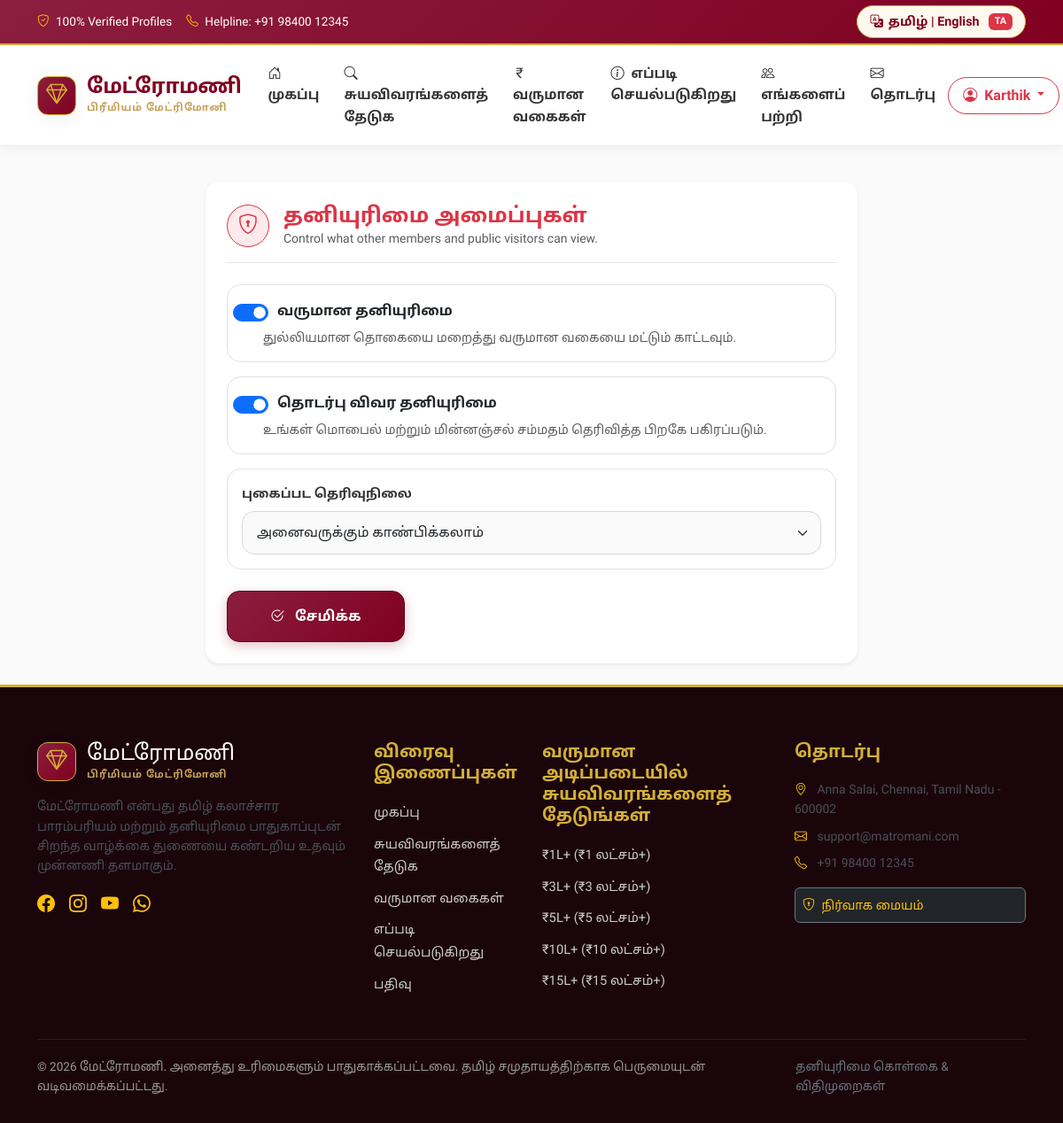
Page /dashboard/privacy (signed in) on the committed database.
### models.py (models this page shows, shortened)
class Profile(db.Model):
    __tablename__ = 'profiles'
    id = db.Column(db.Integer, primary_key=True)
    user_id = db.Column(db.Integer, db.ForeignKey('users.id', ondelete='CASCADE'), nullable=False, unique=True)
    profile_id = db.Column(db.String(30), unique=True, nullable=False, index=True)  # e.g., MAT-10001
    profile_type = db.Column(db.String(20), nullable=False)  # bride, groom
    profile_created_for = db.Column(db.String(50), nullable=False)  # Self, Son, Daughter, etc.
    first_name = db.Column(db.String(80), nullable=False)
    last_name = db.Column(db.String(80), nullable=False)
    gender = db.Column(db.String(10), nullable=False)  # Female, Male
    status = db.Column(db.String(20), default='pending')  # pending, approved, rejected, hidden
    about_me = db.Column(db.Text, nullable=True)
    created_at = db.Column(db.DateTime, default=datetime.utcnow)
    updated_at = db.Column(db.DateTime, default=datetime.utcnow, onupdate=datetime.utcnow)
    personal_details = db.relationship('PersonalDetail', backref='profile', uselist=False, cascade='all, delete-orphan')
    birth_details = db.relationship('BirthDetail', backref='profile', uselist=False, cascade='all, delete-orphan')
    address = db.relationship('Address', backref='profile', uselist=False, cascade='all, delete-orphan')
    education_details = db.relationship('EducationDetail', backref='profile', uselist=False, cascade='all, delete-orphan')
    career_details = db.relationship('CareerDetail', backref='profile', uselist=False, cascade='all, delete-orphan')
    income_details = db.relationship('IncomeDetail', backref='profile', uselist=False, cascade='all, delete-orphan')
    family_details = db.relationship('FamilyDetail', backref='profile', uselist=False, cascade='all, delete-orphan')
    horoscope_details = db.relationship('HoroscopeDetail', backref='profile', uselist=False, cascade='all, delete-orphan')
    lifestyle_details = db.relationship('LifestyleDetail', backref='profile', uselist=False, cascade='all, delete-orphan')
    partner_preferences = db.relationship('PartnerPreference', backref='profile', uselist=False, cascade='all, delete-orphan')
    privacy_settings = db.relationship('PrivacySetting', backref='profile', uselist=False, cascade='all, delete-orphan')
    photos = db.relationship('ProfilePhoto', backref='profile', lazy='dynamic', cascade='all, delete-orphan')
    jathagam_files = db.relationship('JathagamFile', backref='profile', lazy='dynamic', cascade='all, delete-orphan')
    views_received = db.relationship('ProfileView', foreign_keys='ProfileView.viewed_profile_id', backref='viewed_profile', lazy='dynamic')

class PrivacySetting(db.Model):
    __tablename__ = 'privacy_settings'
    id = db.Column(db.Integer, primary_key=True)
    profile_id = db.Column(db.Integer, db.ForeignKey('profiles.id', ondelete='CASCADE'), nullable=False, unique=True)
    hide_exact_income = db.Column(db.Boolean, default=True)
    hide_mobile = db.Column(db.Boolean, default=True)  # hidden from non-connected
    hide_email = db.Column(db.Boolean, default=True)
    hide_full_address = db.Column(db.Boolean, default=True)
    photo_visibility = db.Column(db.String(30), default='all')  # all, members_only, on_request
    horoscope_visibility = db.Column(db.String(30), default='all')

### routes/dashboard_routes.py (the view, shortened to what this page needs)
@dashboard_bp.route('/dashboard/privacy', methods=['GET', 'POST'])
def privacy():
    redir = login_required_check()
    if redir:
        return redir
    lang = session.get('lang', 'ta')
    user_id = session['user_id']
    user = User.query.get_or_404(user_id)
    profile = user.profile
    if not profile.privacy_settings:
        profile.privacy_settings = PrivacySetting(profile_id=profile.id)
        db.session.commit()
    privacy_obj = profile.privacy_settings
    return render_template(
        'privacy_settings.html',
        privacy=privacy_obj
    )

### templates/privacy_settings.html (shortened to what this page needs)
{% extends "base.html" %}
{% block content %}
<div class="container py-4">
    <div class="row justify-content-center">
        <div class="col-lg-8">
            <div class="card border-0 shadow-sm rounded-4 p-4 bg-white">
                <div class="d-flex align-items-center gap-3 mb-4 border-bottom pb-3">
                    <div class="income-cat-icon m-0 bg-danger bg-opacity-10 text-danger border-danger">
                        <i class="bi bi-shield-lock"></i>
                    </div>
                    <div>
                        <h1 class="h4 fw-bold text-danger m-0">{{ t('dash_privacy_settings') }}</h1>
                        <p class="text-muted small m-0">Control what other members and public visitors can view.</p>
                    </div>
                </div>
                <form method="POST" action="{{ url_for('dashboard.privacy') }}">
                    <div class="card p-3 border rounded-4 mb-3">
                        <div class="form-check form-switch">
                            <input class="form-check-input fs-5" type="checkbox" name="hide_exact_income" id="hide-exact-income" {% if privacy.hide_exact_income %}checked{% endif %}>
                            <label class="form-check-label fw-bold" for="hide-exact-income">
                                {{ t('privacy_income_title') }}
                            </label>
                        </div>
                        <p class="text-muted small mt-1 mb-0 ps-4">
                            {{ t('privacy_income_desc') }}
                        </p>
                    </div>
                    <div class="card p-3 border rounded-4 mb-3">
                        <div class="form-check form-switch">
                            <input class="form-check-input fs-5" type="checkbox" name="hide_mobile" id="hide-mobile" {% if privacy.hide_mobile %}checked{% endif %}>
                            <label class="form-check-label fw-bold" for="hide-mobile">
                                {{ t('privacy_contact_title') }}
                            </label>
                        </div>
                        <p class="text-muted small mt-1 mb-0 ps-4">
                            {{ t('privacy_contact_desc') }}
                        </p>
                    </div>
                    <div class="card p-3 border rounded-4 mb-4">
                        <label class="form-label fw-bold mb-2">{{ t('privacy_photo_title') }}</label>
                        <select name="photo_visibility" class="form-select">
                            <option value="all" {% if privacy.photo_visibility == 'all' %}selected{% endif %}>{{ t('privacy_photo_all') }}</option>
                        </select>
                    </div>
                    <button type="submit" class="btn btn-premium-primary px-5 py-3">
                        <i class="bi bi-check2-circle me-1"></i> {{ t('btn_save') }}
                    </button>
                </form>
            </div>
        </div>
    </div>
</div>
{% endblock %}

### templates/base.html (shortened to what this page needs)
<!DOCTYPE html>
<html lang="{{ current_lang }}">
<head>
    <link href="https://cdn.jsdelivr.net/npm/bootstrap@5.3.2/dist/css/bootstrap.min.css" rel="stylesheet">
    <link rel="stylesheet" href="https://cdn.jsdelivr.net/npm/bootstrap-icons@1.11.2/font/bootstrap-icons.min.css">
    <link rel="stylesheet" href="{{ url_for('static', filename='css/style.css') }}">
</head>
<body>
    <div class="top-announcement-bar">
        <div class="container d-flex justify-content-between align-items-center">
            <div class="d-flex align-items-center gap-3">
                <span><i class="bi bi-shield-check text-warning me-1"></i> 100% Verified Profiles</span>
                <span class="d-none d-md-inline"><i class="bi bi-telephone text-warning me-1"></i> Helpline: +91 98400 12345</span>
            </div>
            <div class="d-flex align-items-center gap-2">
                <a href="{{ url_for('set_language', lang_code='ta' if current_lang == 'en' else 'en') }}"
                   class="lang-switcher-btn"
                   title="Change Language / மொழியை மாற்ற">
                    <i class="bi bi-translate"></i>
                    <span class="d-none d-md-inline">{{ t('language_display_desktop') }}</span>
                    <span class="badge bg-danger ms-1 text-uppercase">{{ current_lang }}</span>
                </a>
            </div>
        </div>
    </div>
    <nav class="navbar navbar-expand-lg main-navbar">
        <div class="container">
            <a class="navbar-brand brand-logo-container" href="{{ url_for('index') }}">
                <div class="brand-icon">
                    <i class="bi bi-gem"></i>
                </div>
                <div class="brand-text">
                    <h1>{{ t('nav_brand') }}</h1>
                    <span>{{ t('nav_tagline') }}</span>
                </div>
            </a>
            <div class="collapse navbar-collapse" id="navbarMainContent">
                <ul class="navbar-nav mx-auto mb-2 mb-lg-0">
                    <li class="nav-item">
                        <a class="nav-link {% if request.endpoint == 'index' %}active{% endif %}" href="{{ url_for('index') }}">
                            <i class="bi bi-house-door me-1"></i> {{ t('nav_home') }}
                        </a>
                    </li>
                    <li class="nav-item">
                        <a class="nav-link {% if request.endpoint == 'search.search' %}active{% endif %}" href="{{ url_for('search.search') }}">
                            <i class="bi bi-search me-1"></i> {{ t('nav_search') }}
                        </a>
                    </li>
                    <li class="nav-item">
                        <a class="nav-link {% if request.endpoint == 'search.income_categories_page' %}active{% endif %}" href="{{ url_for('search.income_categories_page') }}">
                            <i class="bi bi-currency-rupee me-1"></i> {{ t('nav_income_categories') }}
                        </a>
                    </li>
                    <li class="nav-item">
                        <a class="nav-link {% if request.endpoint == 'how_it_works' %}active{% endif %}" href="{{ url_for('how_it_works') }}">
                            <i class="bi bi-info-circle me-1"></i> {{ t('nav_how_it_works') }}
                        </a>
                    </li>
                    <li class="nav-item">
                        <a class="nav-link {% if request.endpoint == 'about' %}active{% endif %}" href="{{ url_for('about') }}">
                            <i class="bi bi-people me-1"></i> {{ t('nav_about') }}
                        </a>
                    </li>
                    <li class="nav-item">
                        <a class="nav-link {% if request.endpoint == 'contact' %}active{% endif %}" href="{{ url_for('contact') }}">
                            <i class="bi bi-envelope me-1"></i> {{ t('nav_contact') }}
                        </a>
                    </li>
                </ul>
                <div class="d-flex align-items-center gap-2">
                    {% if session.get('user_id') %}
                        <div class="dropdown">
                            <button class="btn btn-outline-danger dropdown-toggle rounded-pill px-3 py-2 fw-bold" type="button" data-bs-toggle="dropdown" aria-expanded="false">
                                <i class="bi bi-person-circle me-1"></i> {{ session.get('user_name', 'Member') }}
                            </button>
                        </div>
                    {% endif %}
                </div>
            </div>
        </div>
    </nav>
    <main>
        {% block content %}{% endblock %}
    </main>
    <footer class="main-footer">
        <div class="container">
            <div class="row g-4">
                <div class="col-lg-4 col-md-6">
                    <div class="brand-logo-container mb-3">
                        <div class="brand-icon">
                            <i class="bi bi-gem"></i>
                        </div>
                        <div class="brand-text">
                            <h2 class="h4 text-white m-0">{{ t('nav_brand') }}</h2>
                            <span>{{ t('nav_tagline') }}</span>
                        </div>
                    </div>
                    <p class="text-light-emphasis small">{{ t('footer_about_text') }}</p>
                    <div class="d-flex gap-3 fs-5 mt-3">
                        <a href="#" class="text-warning"><i class="bi bi-facebook"></i></a>
                        <a href="#" class="text-warning"><i class="bi bi-instagram"></i></a>
                        <a href="#" class="text-warning"><i class="bi bi-youtube"></i></a>
                        <a href="#" class="text-warning"><i class="bi bi-whatsapp"></i></a>
                    </div>
                </div>
                <div class="col-lg-2 col-md-6 col-6">
                    <h5>{{ t('footer_quick_links') }}</h5>
                    <ul class="footer-links">
                        <li><a href="{{ url_for('index') }}">{{ t('nav_home') }}</a></li>
                        <li><a href="{{ url_for('search.search') }}">{{ t('nav_search') }}</a></li>
                        <li><a href="{{ url_for('search.income_categories_page') }}">{{ t('nav_income_categories') }}</a></li>
                        <li><a href="{{ url_for('how_it_works') }}">{{ t('nav_how_it_works') }}</a></li>
                        <li><a href="{{ url_for('register.wizard') }}">{{ t('nav_register') }}</a></li>
                    </ul>
                </div>
                <div class="col-lg-3 col-md-6 col-6">
                    <h5>{{ t('income_category_title') }}</h5>
                    <ul class="footer-links">
                        {% for cat in income_categories_global[:5] %}
                            <li><a href="{{ url_for('search.search', income_category=cat.name) }}">{{ cat.name }} ({{ cat.name_tamil }})</a></li>
                        {% endfor %}
                    </ul>
                </div>
                <div class="col-lg-3 col-md-6">
                    <h5>{{ t('nav_contact') }}</h5>
                    <p class="small text-light-emphasis mb-2"><i class="bi bi-geo-alt text-warning me-2"></i> Anna Salai, Chennai, Tamil Nadu - 600002</p>
                    <p class="small text-light-emphasis mb-2"><i class="bi bi-envelope text-warning me-2"></i> support@matromani.com</p>
                    <p class="small text-light-emphasis mb-3"><i class="bi bi-telephone text-warning me-2"></i> +91 98400 12345</p>
                    <div class="p-2 rounded bg-dark border border-secondary small">
                        <a href="{{ url_for('admin.login') }}" class="text-warning"><i class="bi bi-shield-lock me-1"></i> {{ t('nav_admin') }}</a>
                    </div>
                </div>
            </div>
            <div class="footer-bottom d-flex flex-column flex-md-row justify-content-between align-items-center gap-2">
                <div>&copy; 2026 {{ t('nav_brand') }}. {{ t('footer_copyright') }}</div>
                <div><a href="#" class="text-secondary">{{ t('footer_legal') }}</a></div>
            </div>
        </div>
    </footer>
</body>
</html>

### rows in the picture
Profile: get "Karthik"
PrivacySetting: hide_exact_income "☑", hide_mobile "☑", photo_visibility "அனைவருக்கும் காண்பிக்கலாம்"

### other values in the picture
{{ t('language_display_desktop') }} "தமிழ் | English"
{{ current_lang }} "TA"
{{ t('nav_brand') }} "மேட்ரோமணி"
{{ t('nav_tagline') }} "பிரீமியம் மேட்ரிமோனி"
{{ t('nav_home') }} "முகப்பு"
{{ t('nav_search') }} "சுயவிவரங்களைத் தேடுக"
{{ t('nav_income_categories') }} "வருமான வகைகள்"
{{ t('nav_how_it_works') }} "எப்படி செயல்படுகிறது"
{{ t('nav_about') }} "எங்களைப் பற்றி"
{{ t('nav_contact') }} "தொடர்பு"
{{ t('dash_privacy_settings') }} "தனியுரிமை அமைப்புகள்"
{{ t('privacy_income_title') }} "வருமான தனியுரிமை"
{{ t('privacy_income_desc') }} "துல்லியமான தொகையை மறைத்து வருமான வகையை மட்டும் காட்டவும்."
{{ t('privacy_contact_title') }} "தொடர்பு விவர தனியுரிமை"
{{ t('privacy_contact_desc') }} "உங்கள் மொபைல் மற்றும் மின்னஞ்சல் சம்மதம் தெரிவித்த பிறகே பகிரப்படும்."
